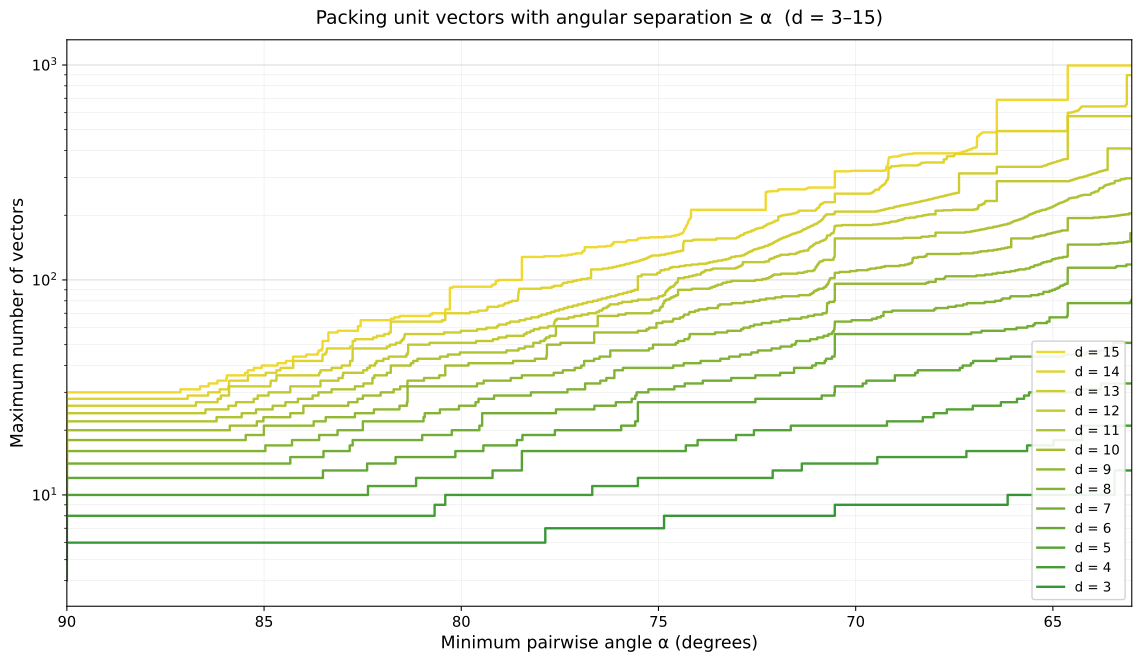

Write the Python code that produced this figure.
#!/usr/bin/env python3
"""
Plot: Maximum number of unit vectors packable into d-dimensional space
      with every pairwise angle ≥ α.

X-axis runs from 90° (left) to a configurable lower bound (default 45°, right).
At 90° each dimension d accommodates exactly 2d vectors (cross-polytope);
as the angle threshold decreases the count rises in discrete steps.

Data sources:
  • Closed-form solutions for regular simplices (n ≤ d+1) and cross-polytopes (n = 2d)
  • Numerically optimal spherical codes from N.J.A. Sloane's tables (spherical-codes.org)

Usage:
    python vectors_vs_angle.py [--min-angle 45] [--dim-min 3] [--dim-max 10]
                               [--linear-scale] [--output-prefix NAME]
"""

import argparse
import numpy as np
import matplotlib.pyplot as plt
from pathlib import Path

# ── Defaults ──────────────────────────────────────────────────────────────────
DEFAULT_MIN_ANGLE = 45  # right edge of plot (left edge is always 90°)
DEFAULT_DIM_MIN = 3
DEFAULT_DIM_MAX = 15
DEFAULT_LOG_SCALE = True
DATA_FILE = "spherical_codes_table.txt"
OUTPUT_PREFIX = "vectors_vs_angle"


# ── Closed-form solutions ────────────────────────────────────────────────────
def closed_form_entries(d: int) -> list[tuple[int, float]]:
    """Known optimal spherical codes for n ≤ 2d in d dimensions."""
    entries: list[tuple[int, float]] = []
    # Regular simplex: n vertices (n ≤ d+1), inner product = −1/(n−1)
    for n in range(2, d + 2):
        entries.append((n, -1.0 / (n - 1)))
    # Cross-polytope subsets (d+2 … 2d): orthogonal basis pairs → cos = 0
    for n in range(d + 2, 2 * d + 1):
        entries.append((n, 0.0))
    return entries


# ── Parse spherical-codes table ──────────────────────────────────────────────
def parse_table(path: str, dim_min: int, dim_max: int) -> dict[int, list[tuple[int, float]]]:
    """Read (d, n, cos_max[, poly]) CSV and merge closed-form solutions."""
    data: dict[int, list[tuple[int, float]]] = {}
    with open(path, "r") as f:
        for line in f:
            parts = line.strip().split(",")
            if len(parts) < 3:
                continue
            d, n, cos_max = int(parts[0]), int(parts[1]), float(parts[2])
            if dim_min <= d <= dim_max:
                data.setdefault(d, []).append((n, cos_max))

    for d in range(dim_min, dim_max + 1):
        existing = {e[0] for e in data.get(d, [])}
        for n, cos_max in closed_form_entries(d):
            if n not in existing:
                data.setdefault(d, []).append((n, cos_max))
    return data


# ── Build step-function transitions ──────────────────────────────────────────
def build_transitions(entries: list[tuple[int, float]]) -> list[tuple[float, int]]:
    """
    From raw (n, cos_max) pairs, compute the strictly-increasing transition list.

    Returns [(cos_threshold, cumulative_max_n), …] sorted by cos ascending.
    A transition (c, N) means: for cos(α) ≥ c the achievable count reaches N.
    """
    sorted_entries = sorted(entries, key=lambda x: x[1])
    transitions: list[tuple[float, int]] = []
    running_max = 0
    for n, cos_max in sorted_entries:
        if n > running_max:
            running_max = n
            transitions.append((cos_max, running_max))
    return transitions


def step_coords(
        transitions: list[tuple[float, int]],
        plot_min: float = 0.0,
        plot_max: float = 45.0,
) -> tuple[np.ndarray, np.ndarray]:
    """
    Convert transitions into (x, y) arrays that draw crisp step-function lines.

    The step function is:  max_n(α) = max{N : cos_max(N) ≤ cos(α)}
    As α increases, cos(α) shrinks → fewer entries qualify → max_n drops.
    """
    if not transitions:
        return np.array([plot_min, plot_max]), np.array([1, 1])

    k = len(transitions)
    cos_vals = [c for c, _ in transitions]
    n_vals = [n for _, n in transitions]

    # Transition angles (descending, since cos ascending ↔ angle descending)
    angles = [np.degrees(np.arccos(np.clip(c, -1, 1))) for c in cos_vals]

    # Start from the left edge at the maximum achievable N
    xs: list[float] = [plot_min]
    ys: list[float] = [float(n_vals[-1])]

    # Walk from the largest N (smallest angle, index k−1) toward the smallest N
    for i in range(k - 1, -1, -1):
        angle = angles[i]
        if angle <= plot_min:
            # transition is before our view – the level at plot_min is this N
            ys[0] = float(n_vals[i])
            continue
        if angle > plot_max:
            break

        # horizontal segment up to this angle at the current level
        xs.append(angle)
        ys.append(ys[-1])

        # vertical drop to the next level
        next_n = float(n_vals[i - 1]) if i > 0 else 1.0
        xs.append(angle)
        ys.append(next_n)

    # extend to the right edge
    xs.append(plot_max)
    ys.append(ys[-1])

    return np.array(xs), np.array(ys)


# ── Main plotting routine ────────────────────────────────────────────────────
def generate_plot(
        min_angle_deg: float = DEFAULT_MIN_ANGLE,
        dim_min: int = DEFAULT_DIM_MIN,
        dim_max: int = DEFAULT_DIM_MAX,
        log_scale: bool = DEFAULT_LOG_SCALE,
        data_file: str = DATA_FILE,
        output_prefix: str = OUTPUT_PREFIX,
):
    script_dir = Path(__file__).parent
    data = parse_table(str(script_dir / data_file), dim_min, dim_max)

    dims = list(range(dim_min, dim_max + 1))
    n_dims = len(dims)

    # Color gradient: forest-green (lowest d) → warm yellow (highest d)
    green = np.array([0.13, 0.55, 0.13])
    yellow = np.array([0.93, 0.83, 0.10])
    colors = [green + (yellow - green) * i / max(n_dims - 1, 1) for i in range(n_dims)]

    # ── Determine data ceiling ─────────────────────────────────────────────
    # The spherical-codes table has a finite upper bound on n (typically 1024).
    # Find the angle at which the highest dimension reaches that ceiling;
    # clamp the right edge of the plot there so we never show a misleading plateau.
    all_transitions: dict[int, list[tuple[float, int]]] = {}
    for d in dims:
        entries = data.get(d, [])
        if entries:
            all_transitions[d] = build_transitions(entries)

    top_dim = max(d for d in all_transitions)
    top_trans = all_transitions[top_dim]
    data_cap_n = top_trans[-1][1]  # largest N in data for top dim
    data_cap_cos = top_trans[-1][0]
    data_cap_angle = np.degrees(np.arccos(np.clip(data_cap_cos, -1, 1)))

    effective_min = min_angle_deg
    if min_angle_deg < data_cap_angle:
        effective_min = np.ceil(data_cap_angle)  # round up to next whole degree
        print(
            f"WARNING: Spherical-codes data for d={top_dim} only covers down to "
            f"≈{data_cap_angle:.1f}° (n={data_cap_n}). "
            f"Clamping right edge from {min_angle_deg:.0f}° to {effective_min:.0f}° "
            f"to avoid a misleading plateau."
        )

    # ── Plot ───────────────────────────────────────────────────────────────
    fig, ax = plt.subplots(figsize=(12, 7))

    for idx, d in enumerate(dims):
        trans = all_transitions.get(d)
        if not trans:
            continue
        x, y = step_coords(trans, effective_min, 90.0)
        ax.plot(x, y, color=colors[idx], linewidth=1.8, label=f"d = {d}", alpha=0.9)

    if log_scale:
        ax.set_yscale("log")

    # Inverted x-axis: 90° on the left, effective_min on the right
    ax.set_xlim(90, effective_min)
    ax.set_xlabel("Minimum pairwise angle α (degrees)", fontsize=13)
    ax.set_ylabel("Maximum number of vectors", fontsize=13)
    ax.set_title(
        f"Packing unit vectors with angular separation \u2265 \u03b1  (d = {dim_min}\u2013{dim_max})",
        fontsize=14,
        pad=12,
    )

    # legend: highest dimension on top, placed lower-right (values rise toward the right)
    handles, labels = ax.get_legend_handles_labels()
    ax.legend(handles[::-1], labels[::-1], loc="lower right", fontsize=10, framealpha=0.9)

    # Light-grey y-axis grid to emphasise the logarithmic scale
    ax.grid(axis="y", which="major", color="#d0d0d0", linewidth=0.6)
    ax.grid(axis="y", which="minor", color="#e8e8e8", linewidth=0.4)
    ax.grid(axis="x", which="major", color="#e8e8e8", linewidth=0.4)
    ax.tick_params(labelsize=11)
    plt.tight_layout()

    # ── save outputs ──────────────────────────────────────────────────────
    png_path = script_dir / f"{output_prefix}.png"
    svg_path = script_dir / f"{output_prefix}.svg"
    caption_path = script_dir / f"{output_prefix}_caption.txt"

    fig.savefig(str(png_path), dpi=300, bbox_inches="tight")
    fig.savefig(str(svg_path), bbox_inches="tight")
    plt.close(fig)

    scale_word = "logarithmic" if log_scale else "linear"
    caption = (
        f"Maximum number of unit vectors that can be simultaneously placed in a "
        f"d-dimensional space (d = {dim_min} to {dim_max}) such that every pair "
        f"subtends an angle of at least \u03b1 degrees. "
        f"The x-axis runs from 90\u00b0 (left) to {effective_min:.0f}\u00b0 (right); "
        f"the y-axis uses a {scale_word} scale. "
        f"At 90\u00b0 each dimension d can hold exactly 2d vectors (the cross-polytope); "
        f"as the angle threshold decreases the achievable count rises in discrete steps, "
        f"with higher-dimensional spaces (yellow) accommodating substantially more "
        f"vectors than lower-dimensional ones (green). "
        f"This illustrates why superposition\u2014representing more features than available "
        f"dimensions\u2014becomes increasingly viable as dimensionality grows. "
        f"Data combines closed-form solutions for regular simplices and cross-polytopes "
        f"with numerically optimal spherical codes from N.\u202fJ.\u202fA. Sloane\u2019s tables "
        f"(spherical-codes.org)."
    )
    caption_path.write_text(caption, encoding="utf-8")

    print(f"Saved: {png_path}")
    print(f"Saved: {svg_path}")
    print(f"Saved: {caption_path}")
    print(f"\nCaption:\n{caption}")


# ── CLI ───────────────────────────────────────────────────────────────────────
if __name__ == "__main__":
    parser = argparse.ArgumentParser(
        description="Plot maximum vectors vs minimum pairwise angle in d dimensions"
    )
    parser.add_argument(
        "--min-angle", type=float, default=DEFAULT_MIN_ANGLE,
        help=f"Right edge of the x-axis in degrees (default: {DEFAULT_MIN_ANGLE})",
    )
    parser.add_argument(
        "--dim-min", type=int, default=DEFAULT_DIM_MIN,
        help=f"Lowest dimension to plot (default: {DEFAULT_DIM_MIN})",
    )
    parser.add_argument(
        "--dim-max", type=int, default=DEFAULT_DIM_MAX,
        help=f"Highest dimension to plot (default: {DEFAULT_DIM_MAX})",
    )
    parser.add_argument(
        "--log-scale", action="store_true", default=DEFAULT_LOG_SCALE,
        help="Use logarithmic y-axis (default)",
    )
    parser.add_argument(
        "--output-prefix", type=str, default=OUTPUT_PREFIX,
        help=f'Filename prefix for outputs (default: "{OUTPUT_PREFIX}")',
    )
    args = parser.parse_args()

    generate_plot(
        min_angle_deg=args.min_angle,
        dim_min=args.dim_min,
        dim_max=args.dim_max,
        log_scale=args.log_scale,
        output_prefix=args.output_prefix,
    )
